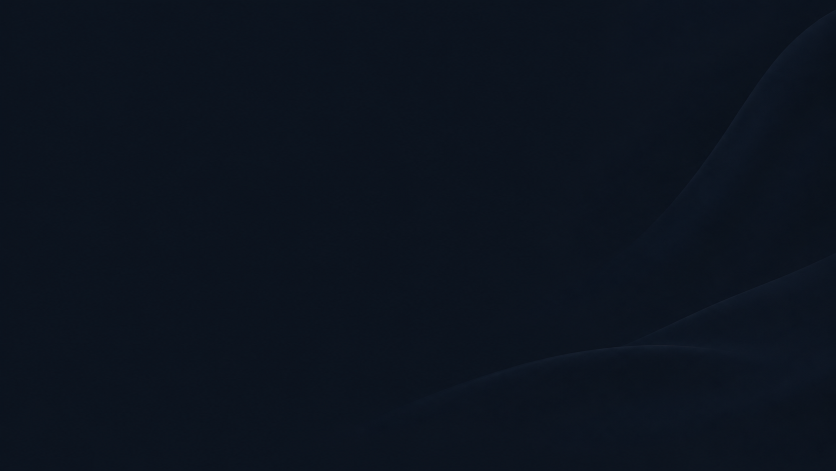
#> input picture assets/backgrounds/soft-satin.png, 1672 x 941 px (shown at 1/2 size)
$ python build_speaker_backgrounds.py
#> lines starting #> are read from the running program, lines starting #| are printed output that depends on the picture
"""Maintenance-only: compose fixed 3:4 backgrounds from existing base and native layers.
Never run as part of an ordinary quote/summary render; existing files are preserved.
"""
import argparse
from pathlib import Path
from PIL import Image, ImageDraw, ImageFilter, ImageOps

ROOT = Path(__file__).resolve().parents[1]
SIZE = (1200, 1600)
SCALE = 2


def layer_shape(canvas, box, color):
    layer = Image.new('RGBA', canvas.size)
    ImageDraw.Draw(layer).ellipse(tuple(round(v * SCALE) for v in box), fill=color)
    canvas.alpha_composite(layer)


def glow(canvas, center, radius, color):
    layer = Image.new('RGBA', canvas.size)
    x, y = center
    ImageDraw.Draw(layer).ellipse(tuple(round(v * SCALE) for v in
                                    (x-radius, y-radius, x+radius, y+radius)), fill=color)
    layer = layer.filter(ImageFilter.GaussianBlur(radius * SCALE * .6))
    canvas.alpha_composite(layer)


def build(style):
#> called with style = 'speaker-blue-orbit'
    with Image.open(ROOT / 'assets/backgrounds/soft-satin.png') as base:
#> base is the input picture: PIL image 1672x941 RGB; mean R, G, B 11.9, 19.3, 30.5
        canvas = ImageOps.fit(base.convert('RGBA'), tuple(v*SCALE for v in SIZE),
                              Image.Resampling.LANCZOS)
    # Separate calm scrim layer; the source image is never modified or overwritten.
    canvas.alpha_composite(Image.new('RGBA', canvas.size, (5, 6, 9, 155)))
    if style == 'speaker-blue-orbit':
        glow(canvas, (1130, 1160), 330, (36, 139, 204, 48))
#> in glow, `layer = Image.new('RGBA', canvas.size)`: layer: PIL image 2400x3200 RGBA; every value is 0
        layer_shape(canvas, (770, 780, 1630, 1850), (15, 64, 96, 255))
#> in layer_shape, `ImageDraw.Draw(layer).ellipse(tuple(round(v * SCALE) for v in box), fi..`:
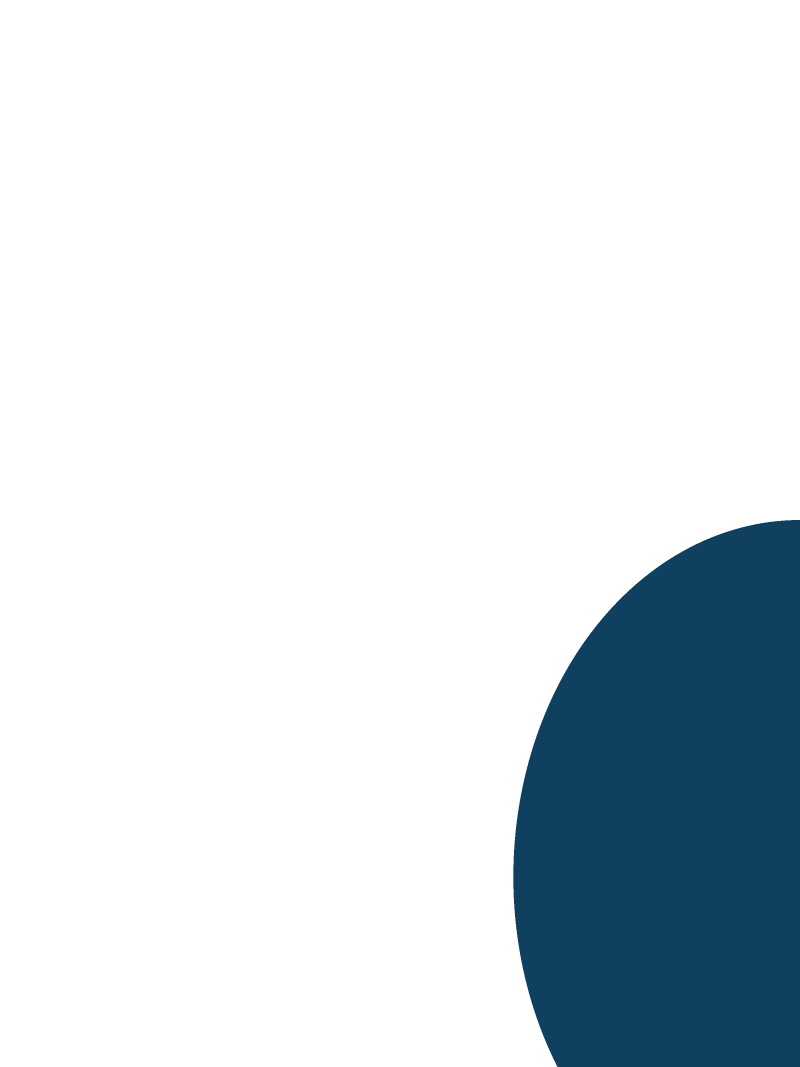
#> layer: PIL image 2400x3200 RGBA (shown at 1/3 size); mean R, G, B, A 2.3, 9.9, 14.9, 39.5; transparent parts drawn white
        layer_shape(canvas, (825, 825, 1635, 1855), (20, 82, 121, 255))
#> call 2 of layer_shape, with box = (825, 825, 1635, 1855), color = (20, 82, 121, 255)
#> in layer_shape (call 2), `ImageDraw.Draw(layer).ellipse(tuple(round(v * SCALE) for v in box), fi..`:
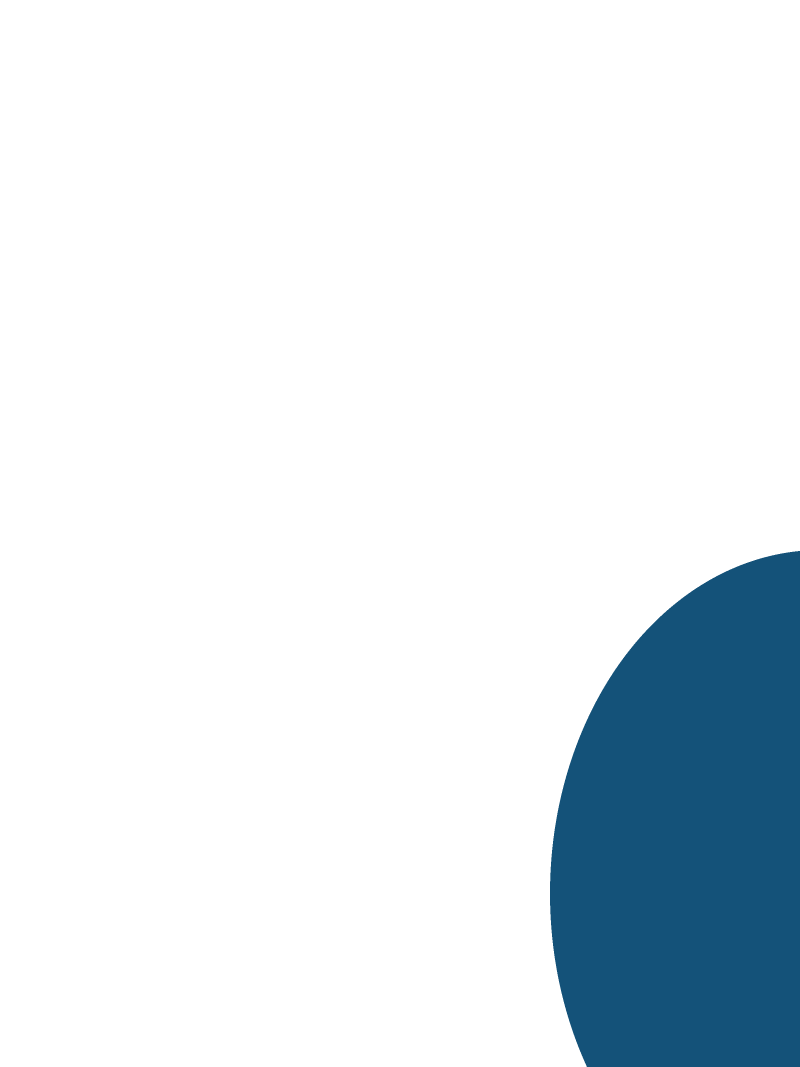
#> layer: PIL image 2400x3200 RGBA (shown at 1/3 size); mean R, G, B, A 2.5, 10.3, 15.2, 32; transparent parts drawn white
#> in layer_shape (call 2), `canvas.alpha_composite(layer)`:
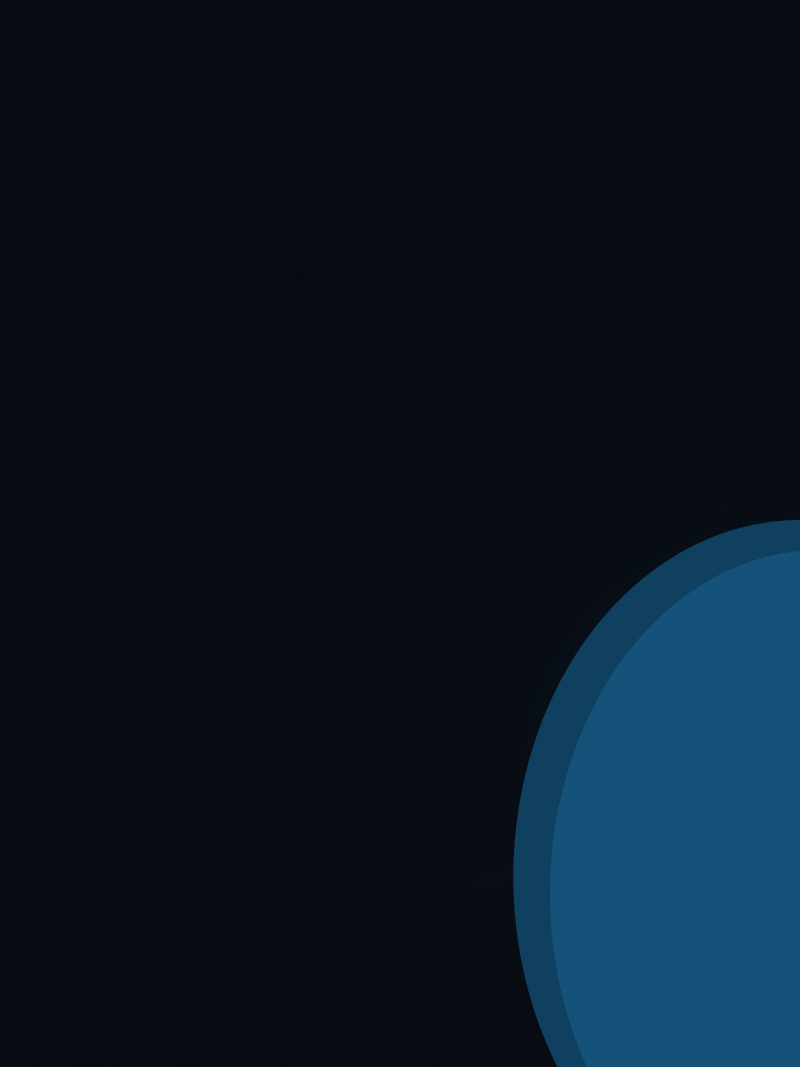
#> canvas: PIL image 2400x3200 RGBA (shown at 1/3 size); mean R, G, B, A 9.4, 21.6, 32.7, 255
        layer_shape(canvas, (905, 915, 1620, 1845), (25, 105, 155, 255))
#> call 3 of layer_shape, with box = (905, 915, 1620, 1845), color = (25, 105, 155, 255)
#> in layer_shape (call 3), `ImageDraw.Draw(layer).ellipse(tuple(round(v * SCALE) for v in box), fi..`:
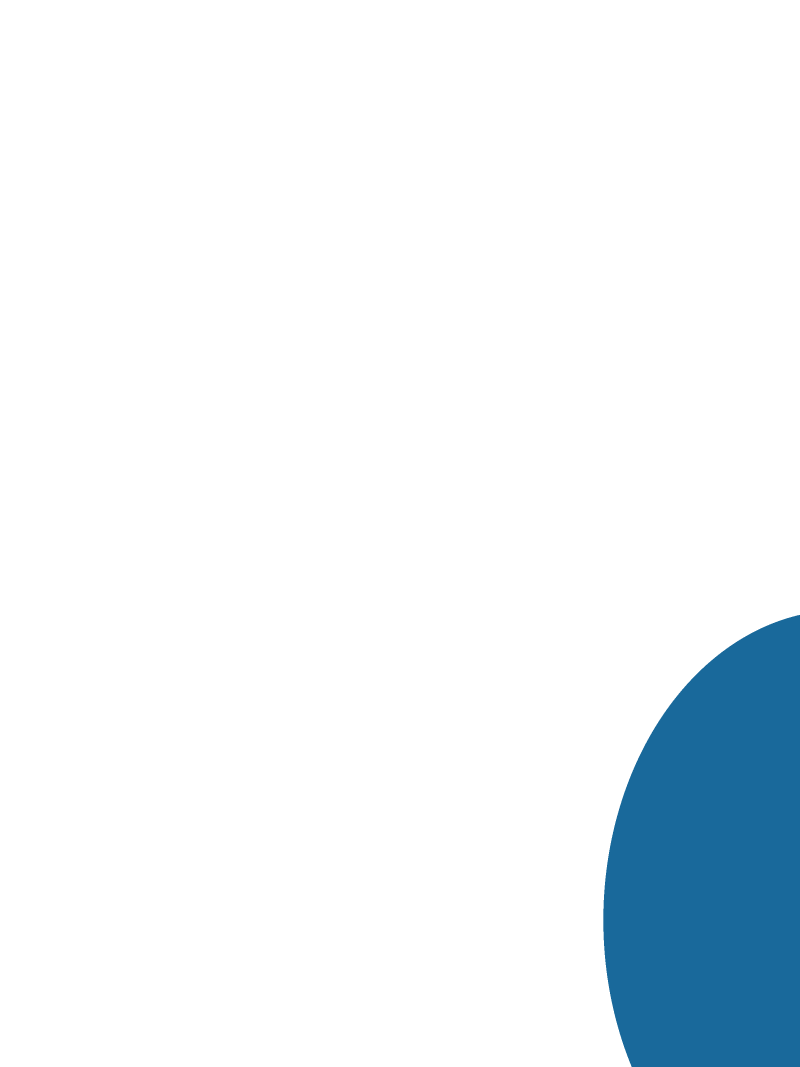
#> layer: PIL image 2400x3200 RGBA (shown at 1/3 size); mean R, G, B, A 2.1, 8.9, 13.2, 21.7; transparent parts drawn white
#> in layer_shape (call 3), `canvas.alpha_composite(layer)`:
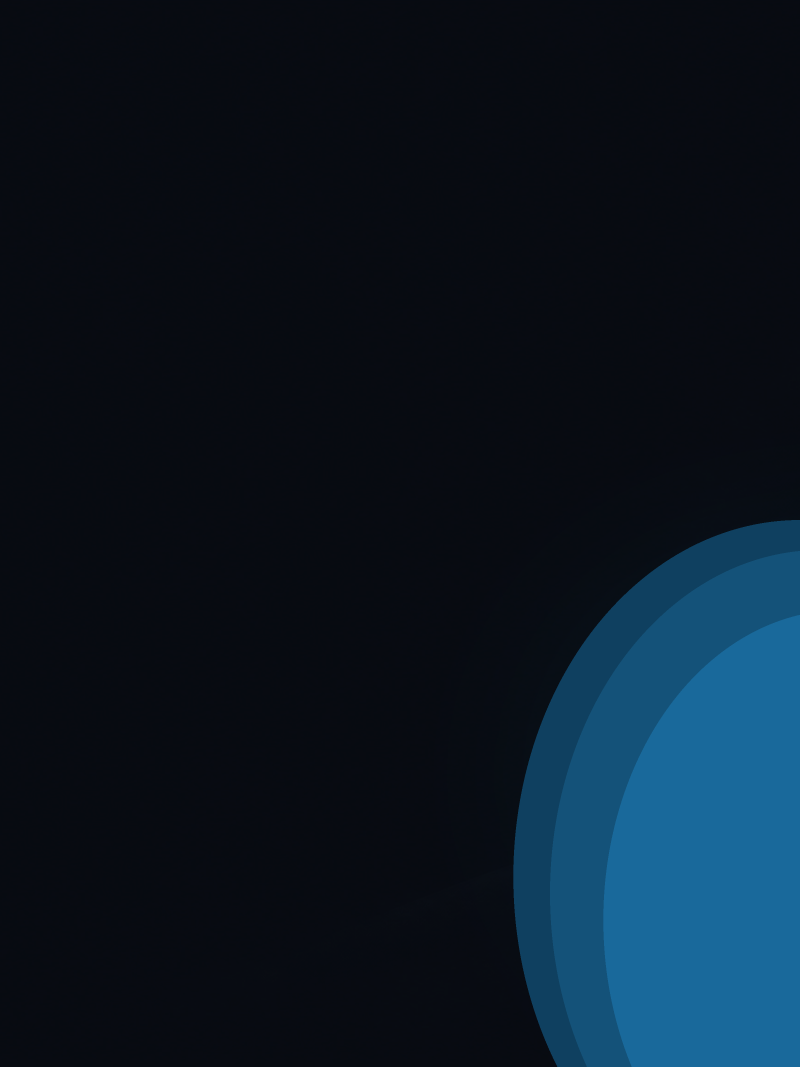
#> canvas: PIL image 2400x3200 RGBA (shown at 1/3 size); mean R, G, B, A 9.8, 23.5, 35.6, 255
        draw = ImageDraw.Draw(canvas)
        for inset in range(0, 58, 14):
            box = tuple(round(v*SCALE) for v in (685-inset, 690-inset, 1620+inset, 1830+inset))
            draw.arc(box, 176, 254, fill=(25, 68, 94, 255), width=2*SCALE)
        draw.arc(tuple(round(v*SCALE) for v in (778, 788, 1622, 1842)),
                 242, 254, fill=(255, 122, 26, 210), width=3*SCALE)
    elif style == 'speaker-orange-horizon':
        glow(canvas, (1090, 1530), 230, (255, 122, 26, 46))
        glow(canvas, (60, 1450), 130, (36, 139, 204, 24))
        layer_shape(canvas, (785, 890, 1665, 1840), (140, 64, 21, 255))
        layer_shape(canvas, (793, 880, 1635, 1815), (12, 35, 53, 255))
        layer_shape(canvas, (925, 1040, 1710, 1830), (17, 51, 76, 255))
        draw = ImageDraw.Draw(canvas)
        draw.arc(tuple(round(v*SCALE) for v in (785, 890, 1665, 1840)),
                 108, 181, fill=(255, 122, 26, 220), width=3*SCALE)
        for inset in (30, 60):
            draw.arc(tuple(round(v*SCALE) for v in (785-inset, 890-inset, 1665+inset, 1840+inset)),
                     110, 175, fill=(57, 37, 29, 255), width=SCALE)
    elif style == 'speaker-quiet-contours':
        glow(canvas, (1110, 1120), 280, (36, 139, 204, 28))
        draw = ImageDraw.Draw(canvas)
        for inset in range(0, 180, 18):
            box = tuple(round(v*SCALE) for v in (960-inset, 730-inset*.25,
                                                 1485+inset, 1630+inset*.25))
            draw.rounded_rectangle(box, radius=215*SCALE, outline=(17, 40, 55, 255), width=SCALE)
        draw.arc(tuple(round(v*SCALE) for v in (1000, 1070, 1400, 1690)),
                 72, 111, fill=(181, 84, 24, 255), width=2*SCALE)
    else:
        raise ValueError('Unknown background style')
    return canvas.convert('RGB').resize(SIZE, Image.Resampling.LANCZOS)


def main():
    p = argparse.ArgumentParser(description=__doc__)
    p.add_argument('--output', type=Path, default=ROOT/'assets/backgrounds')
    args = p.parse_args()
    styles = ('speaker-blue-orbit', 'speaker-orange-horizon', 'speaker-quiet-contours')
    targets = [args.output / (name+'.png') for name in styles]
    if any(path.exists() for path in targets):
        raise ValueError('Existing presets are preserved; choose a new --output directory')
    args.output.mkdir(parents=True, exist_ok=True)
    for style, target in zip(styles, targets):
        build(style).save(target)
        print(target)


if __name__ == '__main__':
    main()
